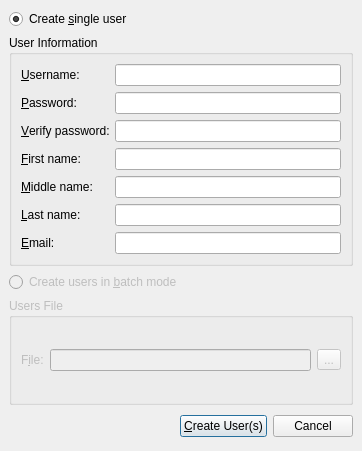
<ui version="4.0" >
 <author></author>
 <comment></comment>
 <exportmacro></exportmacro>
 <class>CreateUsersDialog</class>
 <widget class="QDialog" name="CreateUsersDialog" >
  <property name="geometry" >
   <rect>
    <x>0</x>
    <y>0</y>
    <width>362</width>
    <height>451</height>
   </rect>
  </property>
  <property name="windowTitle" >
   <string>Create Users</string>
  </property>
  <layout class="QGridLayout" >
   <property name="margin" >
    <number>9</number>
   </property>
   <property name="spacing" >
    <number>6</number>
   </property>
   <item row="3" column="0" >
    <widget class="QGroupBox" name="batchGroupBox" >
     <property name="enabled" >
      <bool>false</bool>
     </property>
     <property name="title" >
      <string>Users File</string>
     </property>
     <layout class="QGridLayout" >
      <property name="margin" >
       <number>9</number>
      </property>
      <property name="spacing" >
       <number>6</number>
      </property>
      <item row="0" column="0" >
       <layout class="QHBoxLayout" >
        <property name="margin" >
         <number>0</number>
        </property>
        <property name="spacing" >
         <number>6</number>
        </property>
        <item>
         <widget class="QLabel" name="label" >
          <property name="enabled" >
           <bool>false</bool>
          </property>
          <property name="text" >
           <string>F&amp;ile:</string>
          </property>
          <property name="buddy" >
           <cstring>fileLineEdit</cstring>
          </property>
         </widget>
        </item>
        <item>
         <widget class="QLineEdit" name="fileLineEdit" >
          <property name="enabled" >
           <bool>false</bool>
          </property>
         </widget>
        </item>
        <item>
         <widget class="QToolButton" name="fileToolButton" >
          <property name="enabled" >
           <bool>false</bool>
          </property>
          <property name="text" >
           <string>...</string>
          </property>
         </widget>
        </item>
       </layout>
      </item>
     </layout>
    </widget>
   </item>
   <item row="1" column="0" >
    <widget class="QGroupBox" name="singleGroupBox" >
     <property name="title" >
      <string>User Information</string>
     </property>
     <layout class="QGridLayout" >
      <property name="margin" >
       <number>9</number>
      </property>
      <property name="spacing" >
       <number>6</number>
      </property>
      <item row="0" column="0" >
       <layout class="QHBoxLayout" >
        <property name="margin" >
         <number>0</number>
        </property>
        <property name="spacing" >
         <number>6</number>
        </property>
        <item>
         <layout class="QVBoxLayout" >
          <property name="margin" >
           <number>0</number>
          </property>
          <property name="spacing" >
           <number>6</number>
          </property>
          <item>
           <widget class="QLabel" name="label_2" >
            <property name="text" >
             <string>&amp;Username:</string>
            </property>
            <property name="buddy" >
             <cstring>usernameLineEdit</cstring>
            </property>
           </widget>
          </item>
          <item>
           <widget class="QLabel" name="label_3" >
            <property name="text" >
             <string>&amp;Password:</string>
            </property>
            <property name="buddy" >
             <cstring>passwordLineEdit</cstring>
            </property>
           </widget>
          </item>
          <item>
           <widget class="QLabel" name="label_4" >
            <property name="text" >
             <string>&amp;Verify password:</string>
            </property>
            <property name="buddy" >
             <cstring>verifyLineEdit</cstring>
            </property>
           </widget>
          </item>
          <item>
           <widget class="QLabel" name="label_5" >
            <property name="text" >
             <string>&amp;First name:</string>
            </property>
            <property name="buddy" >
             <cstring>firstLineEdit</cstring>
            </property>
           </widget>
          </item>
          <item>
           <widget class="QLabel" name="label_6" >
            <property name="text" >
             <string>&amp;Middle name:</string>
            </property>
            <property name="buddy" >
             <cstring>middleLineEdit</cstring>
            </property>
           </widget>
          </item>
          <item>
           <widget class="QLabel" name="label_7" >
            <property name="text" >
             <string>&amp;Last name:</string>
            </property>
            <property name="buddy" >
             <cstring>lastLineEdit</cstring>
            </property>
           </widget>
          </item>
          <item>
           <widget class="QLabel" name="label_8" >
            <property name="text" >
             <string>&amp;Email:</string>
            </property>
            <property name="buddy" >
             <cstring>emailLineEdit</cstring>
            </property>
           </widget>
          </item>
         </layout>
        </item>
        <item>
         <layout class="QVBoxLayout" >
          <property name="margin" >
           <number>0</number>
          </property>
          <property name="spacing" >
           <number>6</number>
          </property>
          <item>
           <widget class="QLineEdit" name="usernameLineEdit" />
          </item>
          <item>
           <widget class="QLineEdit" name="passwordLineEdit" >
            <property name="echoMode" >
             <enum>QLineEdit::Password</enum>
            </property>
           </widget>
          </item>
          <item>
           <widget class="QLineEdit" name="verifyLineEdit" >
            <property name="echoMode" >
             <enum>QLineEdit::Password</enum>
            </property>
           </widget>
          </item>
          <item>
           <widget class="QLineEdit" name="firstLineEdit" />
          </item>
          <item>
           <widget class="QLineEdit" name="middleLineEdit" />
          </item>
          <item>
           <widget class="QLineEdit" name="lastLineEdit" />
          </item>
          <item>
           <widget class="QLineEdit" name="emailLineEdit" />
          </item>
         </layout>
        </item>
       </layout>
      </item>
     </layout>
    </widget>
   </item>
   <item row="0" column="0" >
    <widget class="QRadioButton" name="singleRadioButton" >
     <property name="text" >
      <string>Create &amp;single user</string>
     </property>
     <property name="checked" >
      <bool>true</bool>
     </property>
    </widget>
   </item>
   <item row="2" column="0" >
    <widget class="QRadioButton" name="batchRadioButton" >
     <property name="enabled" >
      <bool>false</bool>
     </property>
     <property name="text" >
      <string>Create users in &amp;batch mode</string>
     </property>
    </widget>
   </item>
   <item row="4" column="0" >
    <layout class="QHBoxLayout" >
     <property name="margin" >
      <number>0</number>
     </property>
     <property name="spacing" >
      <number>6</number>
     </property>
     <item>
      <spacer>
       <property name="orientation" >
        <enum>Qt::Horizontal</enum>
       </property>
       <property name="sizeHint" >
        <size>
         <width>131</width>
         <height>31</height>
        </size>
       </property>
      </spacer>
     </item>
     <item>
      <widget class="QPushButton" name="createPushButton" >
       <property name="text" >
        <string>&amp;Create User(s)</string>
       </property>
      </widget>
     </item>
     <item>
      <widget class="QPushButton" name="cancelButton" >
       <property name="text" >
        <string>Cancel</string>
       </property>
      </widget>
     </item>
    </layout>
   </item>
  </layout>
 </widget>
 <pixmapfunction></pixmapfunction>
 <resources/>
 <connections>
  <connection>
   <sender>cancelButton</sender>
   <signal>clicked()</signal>
   <receiver>CreateUsersDialog</receiver>
   <slot>reject()</slot>
   <hints>
    <hint type="sourcelabel" >
     <x>334</x>
     <y>336</y>
    </hint>
    <hint type="destinationlabel" >
     <x>179</x>
     <y>282</y>
    </hint>
   </hints>
  </connection>
 </connections>
</ui>
